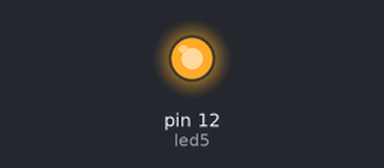
Bench run of a sketch on a simulated Arduino Uno, built with avr-gcc and run on an emulated ATmega328P. Shown: output pins drawn as LEDs (lit = HIGH).

Above: at 0.1 s.
At 23.7 s:
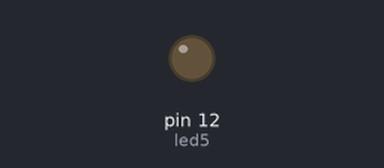
Timing chart, 0 to 25.2 s (numbered marks = the images above):
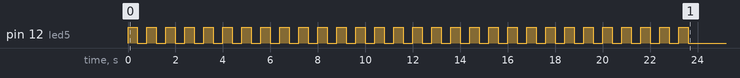

The sketch:

Ex.7__7.1.ino
```cpp
/****************************************************************
**                                                             **
**                         TÍTOL:                              **
**          Posar un nom representatiu del programa            **
**                                                             **
**  NOM: Alex P                      DATA: xx/xx/20xx **
****************************************************************/
//************************ INCLUDE ******************************

//*********************** VARIABLES *****************************
const byte led5 = 12;
int temps = 400;

//************************* SETUP *******************************

void setup() {               // configura el final de salida

   pinMode(led5, OUTPUT);     // definir el pin 12 com una sortida
  for(int i=0; i<30;i++)
  {

    digitalWrite(led5, HIGH);    // posar a 5V el pin 12
    delay(temps);                  // es queden leds 500ms encesos
    digitalWrite(led5, LOW);     // posar a 0V el pin 12
    delay(temps);                  // es queden leds 500ms apagats

  }

}

//*************************** LOOP ******************************

void loop() {               // inicia el bucle del programa


}

//************************ FUNCIONS ***************************** 
```
